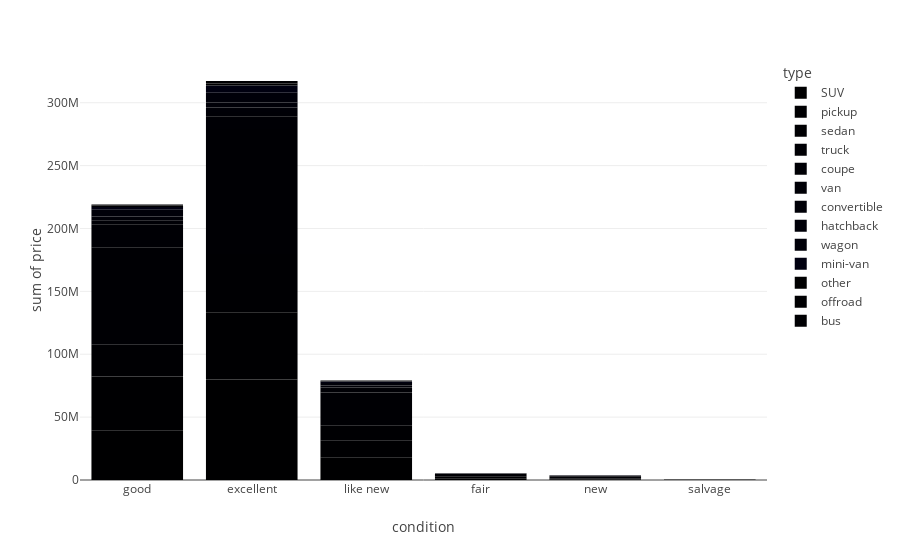

This figure's notebook cell:
### Markdown cell above
Creating the bar chart

### Code cell
#Checkbox to remove or add 'Type'
checkbox = st.checkbox('Type', value=True)
if checkbox:
    type = 'type'
else:
    type = None
#Creating bar chart:'condition' is dimension, 'price' is measurment and 'type' is color
st.header('Compare price distribution between condition and type')
fig_1 = px.histogram(df, x= 'condition', y= 'price', color= type)
fig_1.show()

### Figure 1 — Plotly figure (JSON) as saved in the notebook; plotly's stock layout.template omitted (floating-point values rounded to 4 significant figures; data arrays with more than 128 entries replaced by an {"elided": "..."} marker saying what was removed)
{"data": [{"alignmentgroup": "True", "bingroup": "x", "histfunc": "sum", "hovertemplate": "type=SUV<br>condition=%{x}<br>sum of price=%{y}<extra></extra>", "legendgroup": "SUV", "marker": {"color": "#000001", "pattern": {"shape": ""}}, "name": "SUV", "offsetgroup": "SUV", "orientation": "v", "showlegend": true, "type": "histogram", "x": {"elided": "12405 str values"}, "xaxis": "x", "y": {"elided": "12405 int values"}, "yaxis": "y"}, {"alignmentgroup": "True", "bingroup": "x", "histfunc": "sum", "hovertemplate": "type=pickup<br>condition=%{x}<br>sum of price=%{y}<extra></extra>", "legendgroup": "pickup", "marker": {"color": "#000002", "pattern": {"shape": ""}}, "name": "pickup", "offsetgroup": "pickup", "orientation": "v", "showlegend": true, "type": "histogram", "x": {"elided": "6988 str values"}, "xaxis": "x", "y": {"elided": "6988 int values"}, "yaxis": "y"}, {"alignmentgroup": "True", "bingroup": "x", "histfunc": "sum", "hovertemplate": "type=sedan<br>condition=%{x}<br>sum of price=%{y}<extra></extra>", "legendgroup": "sedan", "marker": {"color": "#000003", "pattern": {"shape": ""}}, "name": "sedan", "offsetgroup": "sedan", "orientation": "v", "showlegend": true, "type": "histogram", "x": {"elided": "12154 str values"}, "xaxis": "x", "y": {"elided": "12154 int values"}, "yaxis": "y"}, {"alignmentgroup": "True", "bingroup": "x", "histfunc": "sum", "hovertemplate": "type=truck<br>condition=%{x}<br>sum of price=%{y}<extra></extra>", "legendgroup": "truck", "marker": {"color": "#000004", "pattern": {"shape": ""}}, "name": "truck", "offsetgroup": "truck", "orientation": "v", "showlegend": true, "type": "histogram", "x": {"elided": "12353 str values"}, "xaxis": "x", "y": {"elided": "12353 int values"}, "yaxis": "y"}, {"alignmentgroup": "True", "bingroup": "x", "histfunc": "sum", "hovertemplate": "type=coupe<br>condition=%{x}<br>sum of price=%{y}<extra></extra>", "legendgroup": "coupe", "marker": {"color": "#000005", "pattern": {"shape": ""}}, "name": "coupe", "offsetgroup": "coupe", "orientation": "v", "showlegend": true, "type": "histogram", "x": {"elided": "2303 str values"}, "xaxis": "x", "y": {"elided": "2303 int values"}, "yaxis": "y"}, {"alignmentgroup": "True", "bingroup": "x", "histfunc": "sum", "hovertemplate": "type=van<br>condition=%{x}<br>sum of price=%{y}<extra></extra>", "legendgroup": "van", "marker": {"color": "#000006", "pattern": {"shape": ""}}, "name": "van", "offsetgroup": "van", "orientation": "v", "showlegend": true, "type": "histogram", "x": {"elided": "633 str values"}, "xaxis": "x", "y": {"elided": "633 int values"}, "yaxis": "y"}, {"alignmentgroup": "True", "bingroup": "x", "histfunc": "sum", "hovertemplate": "type=convertible<br>condition=%{x}<br>sum of price=%{y}<extra></extra>", "legendgroup": "convertible", "marker": {"color": "#000007", "pattern": {"shape": ""}}, "name": "convertible", "offsetgroup": "convertible", "orientation": "v", "showlegend": true, "type": "histogram", "x": {"elided": "446 str values"}, "xaxis": "x", "y": {"elided": "446 int values"}, "yaxis": "y"}, {"alignmentgroup": "True", "bingroup": "x", "histfunc": "sum", "hovertemplate": "type=hatchback<br>condition=%{x}<br>sum of price=%{y}<extra></extra>", "legendgroup": "hatchback", "marker": {"color": "#000008", "pattern": {"shape": ""}}, "name": "hatchback", "offsetgroup": "hatchback", "orientation": "v", "showlegend": true, "type": "histogram", "x": {"elided": "1047 str values"}, "xaxis": "x", "y": {"elided": "1047 int values"}, "yaxis": "y"}, {"alignmentgroup": "True", "bingroup": "x", "histfunc": "sum", "hovertemplate": "type=wagon<br>condition=%{x}<br>sum of price=%{y}<extra></extra>", "legendgroup": "wagon", "marker": {"color": "#000009", "pattern": {"shape": ""}}, "name": "wagon", "offsetgroup": "wagon", "orientation": "v", "showlegend": true, "type": "histogram", "x": {"elided": "1541 str values"}, "xaxis": "x", "y": {"elided": "1541 int values"}, "yaxis": "y"}, {"alignmentgroup": "True", "bingroup": "x", "histfunc": "sum", "hovertemplate": "type=mini-van<br>condition=%{x}<br>sum of price=%{y}<extra></extra>", "legendgroup": "mini-van", "marker": {"color": "#000010", "pattern": {"shape": ""}}, "name": "mini-van", "offsetgroup": "mini-van", "orientation": "v", "showlegend": true, "type": "histogram", "x": {"elided": "1161 str values"}, "xaxis": "x", "y": {"elided": "1161 int values"}, "yaxis": "y"}, {"alignmentgroup": "True", "bingroup": "x", "histfunc": "sum", "hovertemplate": "type=other<br>condition=%{x}<br>sum of price=%{y}<extra></extra>", "legendgroup": "other", "marker": {"color": "#000001", "pattern": {"shape": ""}}, "name": "other", "offsetgroup": "other", "orientation": "v", "showlegend": true, "type": "histogram", "x": {"elided": "256 str values"}, "xaxis": "x", "y": {"elided": "256 int values"}, "yaxis": "y"}, {"alignmentgroup": "True", "bingroup": "x", "histfunc": "sum", "hovertemplate": "type=offroad<br>condition=%{x}<br>sum of price=%{y}<extra></extra>", "legendgroup": "offroad", "marker": {"color": "#000002", "pattern": {"shape": ""}}, "name": "offroad", "offsetgroup": "offroad", "orientation": "v", "showlegend": true, "type": "histogram", "x": {"elided": "214 str values"}, "xaxis": "x", "y": {"elided": "214 int values"}, "yaxis": "y"}, {"alignmentgroup": "True", "bingroup": "x", "histfunc": "sum", "hovertemplate": "type=bus<br>condition=%{x}<br>sum of price=%{y}<extra></extra>", "legendgroup": "bus", "marker": {"color": "#000003", "pattern": {"shape": ""}}, "name": "bus", "offsetgroup": "bus", "orientation": "v", "showlegend": true, "type": "histogram", "x": ["excellent", "good", "excellent", "good", "good", "good", "good", "good", "good", "good", "good", "good", "good", "good", "good", "excellent", "excellent", "good", "excellent", "good", "good", "good", "good", "good"], "xaxis": "x", "y": [10500, 28990, 10500, 4995, 28990, 28990, 4995, 28990, 28990, 28990, 4995, 28990, 4995, 28990, 6997, 7900, 7500, 4995, 10000, 6997, 6997, 28990, 28990, 28990], "yaxis": "y"}], "layout": {"barmode": "relative", "legend": {"title": {"text": "type"}, "tracegroupgap": 0}, "margin": {"t": 60}, "xaxis": {"anchor": "y", "domain": [0, 1], "title": {"text": "condition"}}, "yaxis": {"anchor": "x", "domain": [0, 1], "title": {"text": "sum of price"}}}}
